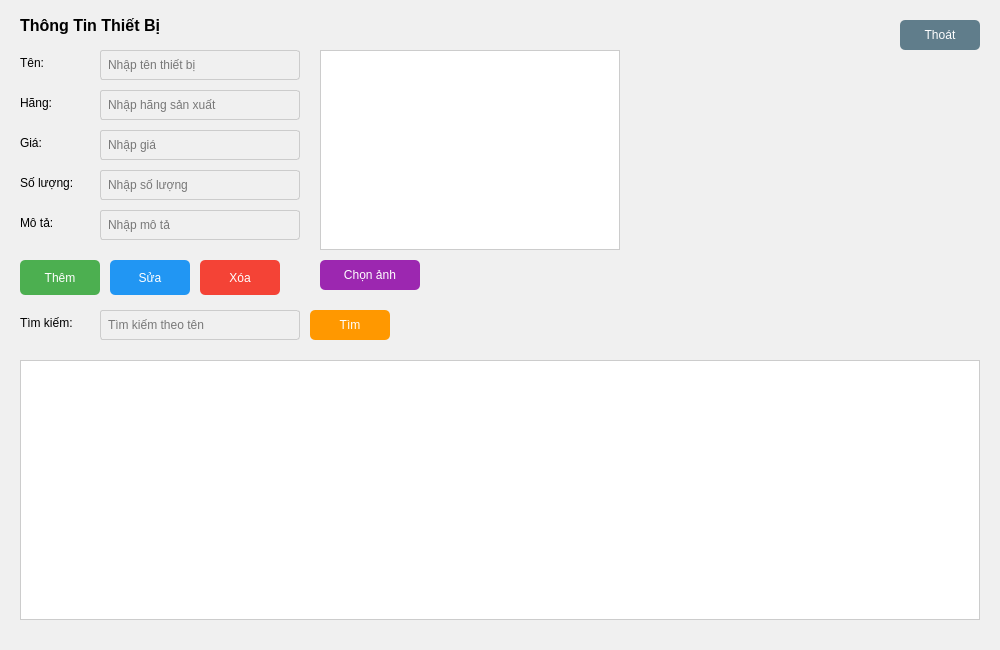
<?xml version="1.0" encoding="UTF-8"?>
<ui version="4.0">
 <class>MainWindow</class>
 <widget class="QMainWindow" name="MainWindow">
  <property name="geometry">
   <rect>
    <x>0</x>
    <y>0</y>
    <width>1000</width>
    <height>650</height>
   </rect>
  </property>
  <property name="windowTitle">
   <string>Quản Lý Thiết Bị</string>
  </property>
  <property name="styleSheet">
   <string>background-color: #f0f0f0;</string>
  </property>
  <widget class="QWidget" name="centralwidget">
   <!-- Nhãn tiêu đề -->
   <widget class="QLabel" name="lblTitle">
    <property name="geometry">
     <rect>
      <x>20</x>
      <y>10</y>
      <width>200</width>
      <height>30</height>
     </rect>
    </property>
    <property name="text">
     <string>Thông Tin Thiết Bị</string>
    </property>
    <property name="styleSheet">
     <string>font-size: 16px; font-weight: bold;</string>
    </property>
   </widget>
   <!-- Nhãn và trường nhập liệu -->
   <widget class="QLabel" name="lblTen">
    <property name="geometry">
     <rect>
      <x>20</x>
      <y>50</y>
      <width>80</width>
      <height>25</height>
     </rect>
    </property>
    <property name="text">
     <string>Tên:</string>
    </property>
   </widget>
   <widget class="QLineEdit" name="txtTen">
    <property name="geometry">
     <rect>
      <x>100</x>
      <y>50</y>
      <width>200</width>
      <height>30</height>
     </rect>
    </property>
    <property name="placeholderText">
     <string>Nhập tên thiết bị</string>
    </property>
    <property name="styleSheet">
     <string>border: 1px solid #ccc; border-radius: 3px; padding: 5px;</string>
    </property>
   </widget>
   <widget class="QLabel" name="lblHang">
    <property name="geometry">
     <rect>
      <x>20</x>
      <y>90</y>
      <width>80</width>
      <height>25</height>
     </rect>
    </property>
    <property name="text">
     <string>Hãng:</string>
    </property>
   </widget>
   <widget class="QLineEdit" name="txtHang">
    <property name="geometry">
     <rect>
      <x>100</x>
      <y>90</y>
      <width>200</width>
      <height>30</height>
     </rect>
    </property>
    <property name="placeholderText">
     <string>Nhập hãng sản xuất</string>
    </property>
    <property name="styleSheet">
     <string>border: 1px solid #ccc; border-radius: 3px; padding: 5px;</string>
    </property>
   </widget>
   <widget class="QLabel" name="lblGia">
    <property name="geometry">
     <rect>
      <x>20</x>
      <y>130</y>
      <width>80</width>
      <height>25</height>
     </rect>
    </property>
    <property name="text">
     <string>Giá:</string>
    </property>
   </widget>
   <widget class="QLineEdit" name="txtGia">
    <property name="geometry">
     <rect>
      <x>100</x>
      <y>130</y>
      <width>200</width>
      <height>30</height>
     </rect>
    </property>
    <property name="placeholderText">
     <string>Nhập giá</string>
    </property>
    <property name="styleSheet">
     <string>border: 1px solid #ccc; border-radius: 3px; padding: 5px;</string>
    </property>
   </widget>
   <widget class="QLabel" name="lblSoLuong">
    <property name="geometry">
     <rect>
      <x>20</x>
      <y>170</y>
      <width>80</width>
      <height>25</height>
     </rect>
    </property>
    <property name="text">
     <string>Số lượng:</string>
    </property>
   </widget>
   <widget class="QLineEdit" name="txtSoLuong">
    <property name="geometry">
     <rect>
      <x>100</x>
      <y>170</y>
      <width>200</width>
      <height>30</height>
     </rect>
    </property>
    <property name="placeholderText">
     <string>Nhập số lượng</string>
    </property>
    <property name="styleSheet">
     <string>border: 1px solid #ccc; border-radius: 3px; padding: 5px;</string>
    </property>
   </widget>
   <widget class="QLabel" name="lblMoTa">
    <property name="geometry">
     <rect>
      <x>20</x>
      <y>210</y>
      <width>80</width>
      <height>25</height>
     </rect>
    </property>
    <property name="text">
     <string>Mô tả:</string>
    </property>
   </widget>
   <widget class="QLineEdit" name="txtMoTa">
    <property name="geometry">
     <rect>
      <x>100</x>
      <y>210</y>
      <width>200</width>
      <height>30</height>
     </rect>
    </property>
    <property name="placeholderText">
     <string>Nhập mô tả</string>
    </property>
    <property name="styleSheet">
     <string>border: 1px solid #ccc; border-radius: 3px; padding: 5px;</string>
    </property>
   </widget>
   <!-- Hình ảnh -->
   <widget class="QLabel" name="lblHinhAnh">
    <property name="geometry">
     <rect>
      <x>320</x>
      <y>50</y>
      <width>300</width>
      <height>200</height>
     </rect>
    </property>
    <property name="styleSheet">
     <string>border: 1px solid #ccc; background-color: white;</string>
    </property>
    <property name="text">
     <string/>
    </property>
   </widget>
   <widget class="QPushButton" name="btnChonAnh">
    <property name="geometry">
     <rect>
      <x>320</x>
      <y>260</y>
      <width>100</width>
      <height>30</height>
     </rect>
    </property>
    <property name="text">
     <string>Chọn ảnh</string>
    </property>
    <property name="styleSheet">
     <string>background-color: #9C27B0; color: white; border-radius: 5px; padding: 5px;</string>
    </property>
   </widget>
   <!-- Các nút chức năng -->
   <widget class="QPushButton" name="btnThem">
    <property name="geometry">
     <rect>
      <x>20</x>
      <y>260</y>
      <width>80</width>
      <height>35</height>
     </rect>
    </property>
    <property name="text">
     <string>Thêm</string>
    </property>
    <property name="styleSheet">
     <string>background-color: #4CAF50; color: white; border-radius: 5px; padding: 5px;</string>
    </property>
   </widget>
   <widget class="QPushButton" name="btnSua">
    <property name="geometry">
     <rect>
      <x>110</x>
      <y>260</y>
      <width>80</width>
      <height>35</height>
     </rect>
    </property>
    <property name="text">
     <string>Sửa</string>
    </property>
    <property name="styleSheet">
     <string>background-color: #2196F3; color: white; border-radius: 5px; padding: 5px;</string>
    </property>
   </widget>
   <widget class="QPushButton" name="btnXoa">
    <property name="geometry">
     <rect>
      <x>200</x>
      <y>260</y>
      <width>80</width>
      <height>35</height>
     </rect>
    </property>
    <property name="text">
     <string>Xóa</string>
    </property>
    <property name="styleSheet">
     <string>background-color: #f44336; color: white; border-radius: 5px; padding: 5px;</string>
    </property>
   </widget>
   <!-- Tìm kiếm -->
   <widget class="QLabel" name="lblTimKiem">
    <property name="geometry">
     <rect>
      <x>20</x>
      <y>310</y>
      <width>80</width>
      <height>25</height>
     </rect>
    </property>
    <property name="text">
     <string>Tìm kiếm:</string>
    </property>
   </widget>
   <widget class="QLineEdit" name="txtTimKiem">
    <property name="geometry">
     <rect>
      <x>100</x>
      <y>310</y>
      <width>200</width>
      <height>30</height>
     </rect>
    </property>
    <property name="placeholderText">
     <string>Tìm kiếm theo tên</string>
    </property>
    <property name="styleSheet">
     <string>border: 1px solid #ccc; border-radius: 3px; padding: 5px;</string>
    </property>
   </widget>
   <widget class="QPushButton" name="btnTim">
    <property name="geometry">
     <rect>
      <x>310</x>
      <y>310</y>
      <width>80</width>
      <height>30</height>
     </rect>
    </property>
    <property name="text">
     <string>Tìm</string>
    </property>
    <property name="styleSheet">
     <string>background-color: #FF9800; color: white; border-radius: 5px; padding: 5px;</string>
    </property>
   </widget>
   <!-- Bảng thiết bị -->
   <widget class="QTableWidget" name="tableThietBi">
    <property name="geometry">
     <rect>
      <x>20</x>
      <y>360</y>
      <width>960</width>
      <height>260</height>
     </rect>
    </property>
    <property name="styleSheet">
     <string>border: 1px solid #ccc; background-color: white;</string>
    </property>
   </widget>
   <!-- Nút thoát -->
   <widget class="QPushButton" name="btnThoat">
    <property name="geometry">
     <rect>
      <x>900</x>
      <y>20</y>
      <width>80</width>
      <height>30</height>
     </rect>
    </property>
    <property name="text">
     <string>Thoát</string>
    </property>
    <property name="styleSheet">
     <string>background-color: #607D8B; color: white; border-radius: 5px; padding: 5px;</string>
    </property>
   </widget>
  </widget>
  <widget class="QMenuBar" name="menubar">
   <property name="geometry">
    <rect>
     <x>0</x>
     <y>0</y>
     <width>1000</width>
     <height>21</height>
    </rect>
   </property>
  </widget>
  <widget class="QStatusBar" name="statusbar"/>
 </widget>
 <resources/>
 <connections/>
</ui>
